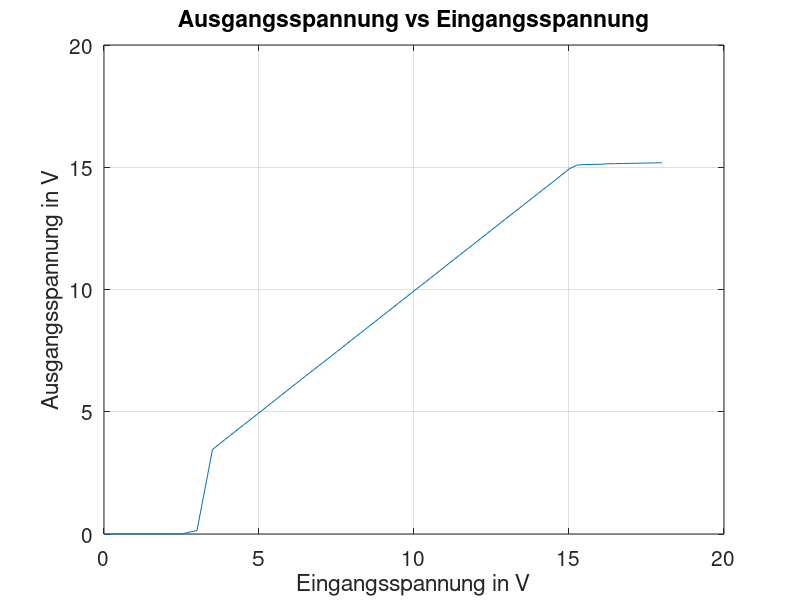

Source code (MATLAB):
clear

input = dlmread("vin_vs_vout.csv",",");

plot(input(:,1),input(:,2))
set(gca,'Fontsize',15);
title("Ausgangsspannung vs Eingangsspannung")
xlabel("Eingangsspannung in V")
ylabel("Ausgangsspannung in V")
grid on
print("-dpdf", "in_vs_out.pdf")